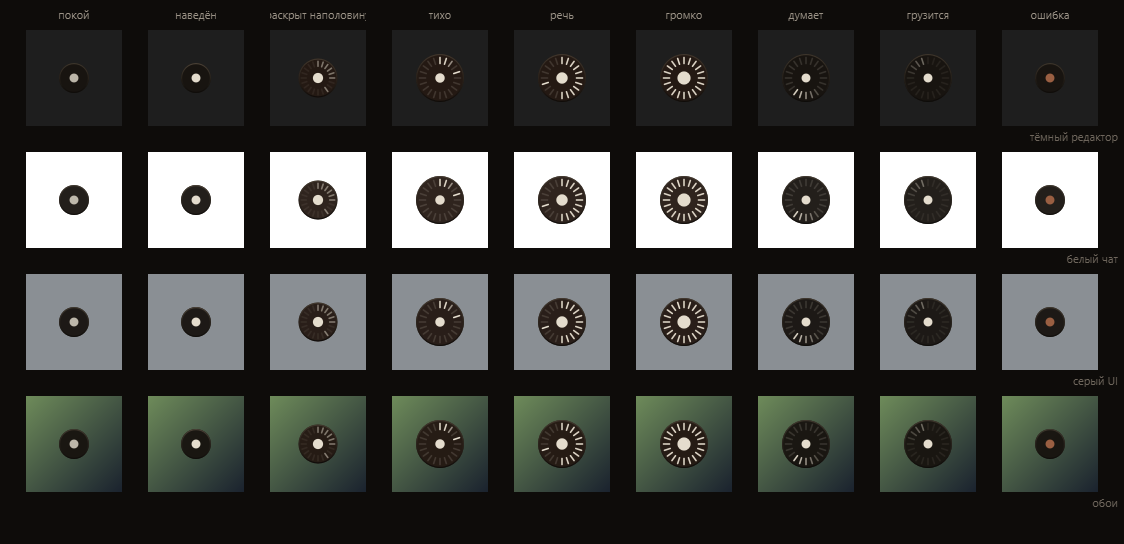

Write Python code to recreate this figure.
"""Контрольный лист: все состояния точки на разных фонах. python preview.py"""

import sys

from PySide6.QtCore import QPoint, QPointF, QRectF, Qt
from PySide6.QtGui import QColor, QFont, QImage, QLinearGradient, QPainter
from PySide6.QtWidgets import QApplication

import dot as D

CELL = 96
PAD = 26
LABEL = 30

STATES = [
    ("покой", dict(state=D.IDLE, hover=False)),
    ("наведён", dict(state=D.IDLE, hover=True)),
    ("раскрыт наполовину", dict(state=D.REC, level=0.3, peak=0.4, disc_r=19.5)),
    ("тихо", dict(state=D.REC, level=0.12, peak=0.2)),
    ("речь", dict(state=D.REC, level=0.55, peak=0.7)),
    ("громко", dict(state=D.REC, level=0.95, peak=0.95)),
    ("думает", dict(state=D.WORK, phase=1.9)),
    ("грузится", dict(state=D.LOADING, phase=3.1)),
    ("ошибка", dict(state=D.ERR,)),
]

BACKDROPS = [
    ("тёмный редактор", QColor(0x1E, 0x1E, 0x1E), None),
    ("белый чат", QColor(0xFF, 0xFF, 0xFF), None),
    ("серый UI", QColor(0x8A, 0x8F, 0x94), None),
    ("обои", QColor(0x2C, 0x4A, 0x3E), (QColor(0x6E, 0x8B, 0x5A), QColor(0x1A, 0x22, 0x2E))),
]


def render(widget, spec) -> QImage:
    widget.state, widget.hover = D.IDLE, False
    widget.level = widget.peak = widget.phase = 0.0
    for k, v in spec.items():
        setattr(widget, k, v)
    if "disc_r" not in spec:  # без анимации — сразу конечный радиус
        widget.disc_r = widget.target_disc()
    img = QImage(D.WIN, D.WIN, QImage.Format_ARGB32_Premultiplied)
    img.fill(Qt.transparent)
    widget.render(img, QPoint(0, 0), renderFlags=widget.RenderFlag.DrawChildren)
    return img


def main() -> None:
    app = QApplication(sys.argv)
    w = D.Dot(live=False)

    width = PAD + len(STATES) * (CELL + PAD)
    height = LABEL + len(BACKDROPS) * (CELL + PAD) + PAD
    sheet = QImage(width, height, QImage.Format_ARGB32)
    sheet.fill(QColor(0x0E, 0x0C, 0x0A))
    p = QPainter(sheet)
    p.setRenderHint(QPainter.Antialiasing, True)

    f = QFont("Segoe UI", 8)
    p.setFont(f)
    for i, (name, _) in enumerate(STATES):
        p.setPen(QColor(0x9A, 0x92, 0x86))
        x = PAD + i * (CELL + PAD)
        p.drawText(QRectF(x, 6, CELL, 16), Qt.AlignCenter, name)

    for row, (bg_name, base, grad) in enumerate(BACKDROPS):
        y = LABEL + row * (CELL + PAD)
        for col, (name, spec) in enumerate(STATES):
            x = PAD + col * (CELL + PAD)
            cell = QRectF(x, y, CELL, CELL)
            if grad:
                g = QLinearGradient(x, y, x + CELL, y + CELL)
                g.setColorAt(0.0, grad[0])
                g.setColorAt(1.0, grad[1])
                p.fillRect(cell, g)
            else:
                p.fillRect(cell, base)
            img = render(w, spec)
            p.drawImage(QPointF(x + (CELL - D.WIN) / 2, y + (CELL - D.WIN) / 2), img)
        p.setPen(QColor(0x6E, 0x66, 0x5C))
        p.drawText(QRectF(0, y + CELL + 3, width - 6, 16), Qt.AlignRight, bg_name)

    p.end()
    sheet.save("preview.png")
    print(f"preview.png {width}x{height}")

    # И крупный план — на нём видно кромку и края рисок.
    big = render(w, dict(state=D.REC, level=0.62, peak=0.8))
    zoom = QImage(D.WIN * 8, D.WIN * 8, QImage.Format_ARGB32)
    zoom.fill(QColor(0xF2, 0xEE, 0xE8))
    pz = QPainter(zoom)
    pz.drawImage(QRectF(0, 0, D.WIN * 8, D.WIN * 8), big)
    pz.end()
    zoom.save("preview-zoom.png")
    print(f"preview-zoom.png {D.WIN * 8}x{D.WIN * 8}")


if __name__ == "__main__":
    main()
